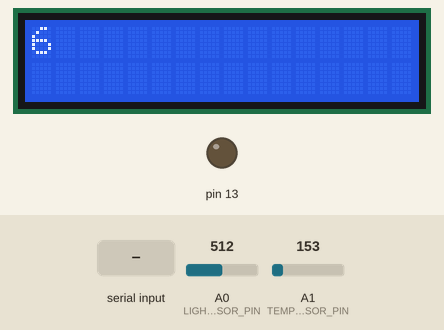
Recording of a sketch running on a simulated Arduino Uno, built with avr-gcc and run on an emulated ATmega328P. On the bench: 16×2 character LCD, output pins drawn as LEDs (lit = HIGH). The inputs (shaded band) are chosen by the test bench; at power-on: A0 (LIGHT_SENSOR_PIN) = 512, A1 (TEMPERATURE_SENSOR_PIN) = 153. Pins used as bus, display or sensor lines are not drawn; what the sketch prints to the serial monitor is not drawn.

Above: at 1.2 s.
1.3 s: "C90\n" received over Serial
At 1.54 s:
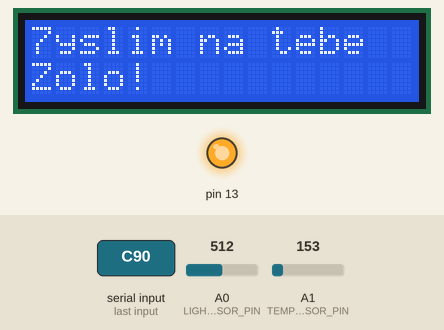
At 2.02 s:
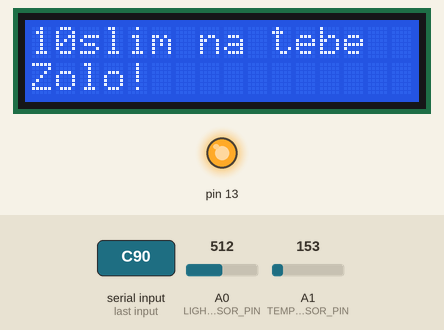
3.2 s: "D90\n" received over Serial
At 16.67 s:
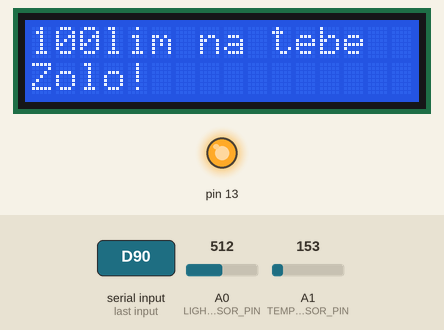
Timing chart, 0 to 18.2 s (numbered marks = the images above; inputs shaded):
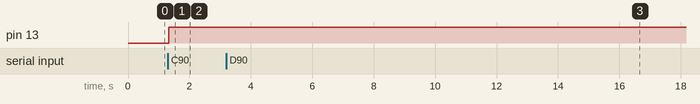

The sketch:

arduino.ino
```cpp
#include <Servo.h>
#include <LiquidCrystal.h>

LiquidCrystal lcd(12,11,5,4,3,2);

const int potenciometrPin = A1;
const int ledPin = 9;
int potenciometrValue;
int lightSensorValue;
int lightSensor,temperatureSensor,potenciometrSensor;
int angle;

const int LIGHT_SENSOR_PIN = A0;
const int TEMPERATURE_SENSOR_PIN = A1;
//const int POTENCIOMETR_SENSOR_PIN = A1;

Servo scratcher;

void setup() {
  // put your setup code here, to run once:
  Serial.begin(9600);
  pinMode(10,OUTPUT);
  pinMode(13,OUTPUT);
  lcd.begin(16,2);
//  scratcher.attach(11);
  Serial.println("ok");
}

float convertSensorValueToDegrees(int value) {
  float convertedValue = (value/1024.0)*5.0;
  convertedValue = (convertedValue - 0.5)*100;
  return convertedValue;
}
float convertSensorValueToLumens(int value) {
}

int getE(int e){
  int number=1;
  for(int i;i<e;i++)
    {number = number*10;}

  return number;
  }


void requestOrder() {

  if(Serial.available()>0) {

      char incomingCharacter;
      int instructionParameterNumber[10];
      int incomingByte;
      int numberLength;
      int instructionNumber=0;
      int index = 0;

      incomingCharacter = Serial.read();

      incomingByte = Serial.read();

      while(incomingByte != 10) {
        instructionParameterNumber[index] = incomingByte;
        incomingByte = Serial.read();
        index++;
        //Serial.print('.');
        delay(3);
      }
      for(int k=0;k<index;k++) {
        instructionNumber += (instructionParameterNumber[k]-48)*getE(index-(k+1));
      }
      switch(incomingCharacter) {
        case 'A':
//          scratcher.write(instructionNumber);
          break;
        case 'B':
          //tone(10,instructionNumber);
          break;
        case 'C':
            lcd.clear();
          if (instructionNumber == 0) {
            digitalWrite(13,LOW);
            lcd.print("Nemyslim na tebe");
            lcd.setCursor(0,1);
            lcd.print("Zolo!");
          }
          else {
            digitalWrite(13,HIGH);
            lcd.print("Myslim na tebe");
            lcd.setCursor(0,1);
            lcd.print("Zolo!");
          }
          break;
        case 'D':
          Serial.println("temperature,light");
          break;
        }
        delay(100);
    }
}
int sendDataInterval = 8;
int interval = 0;
int i=0;

void sendData() {

   interval++;
   if(sendDataInterval == interval) {
     lightSensorValue = analogRead(LIGHT_SENSOR_PIN);
     Serial.print(convertSensorValueToDegrees(analogRead(TEMPERATURE_SENSOR_PIN)));
     Serial.print(",");
     Serial.print(lightSensorValue);
     Serial.println();
     interval = 0;

//     lcd.clear();
     lcd.setCursor(0,0);
     lcd.print(i++);

   }

  }

void loop() {

   digitalWrite(10,HIGH);
   requestOrder();
   digitalWrite(10,LOW);
//   delay(analogRead(A3));
   delay(20);
   sendData();

}
```

Measured:
- after the input at 1.3 s, pin 13: LOW → HIGH at once; the display: first changes at once (image 1 shows a later state)
